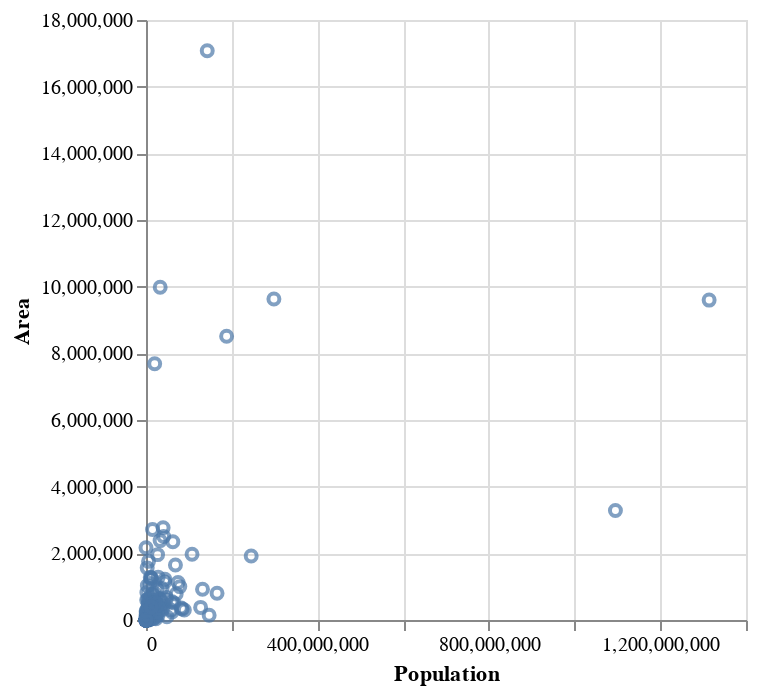

Notebook cell for this chart:
### Code cell
Chart(wb).mark_point().encode(x='Population', y='Area', tooltip='Country')

### Figure 1 — Vega-Lite specification as saved in the notebook (floating-point values rounded to 4 significant figures; data arrays with more than 128 entries replaced by an {"elided": "..."} marker saying what was removed)
{"config": {"view": {"continuousWidth": 300, "continuousHeight": 300}}, "data": {"name": "data-63dc6d634b74f80f97b4f9e47a349ead"}, "mark": {"type": "point"}, "encoding": {"tooltip": {"field": "Country", "type": "nominal"}, "x": {"field": "Population", "type": "quantitative"}, "y": {"field": "Area", "type": "quantitative"}}, "$schema": "https://vega.github.io/schema/vega-lite/v5.20.1.json", "datasets": {"data-63dc6d634b74f80f97b4f9e47a349ead": {"elided": "224 records"}}}
